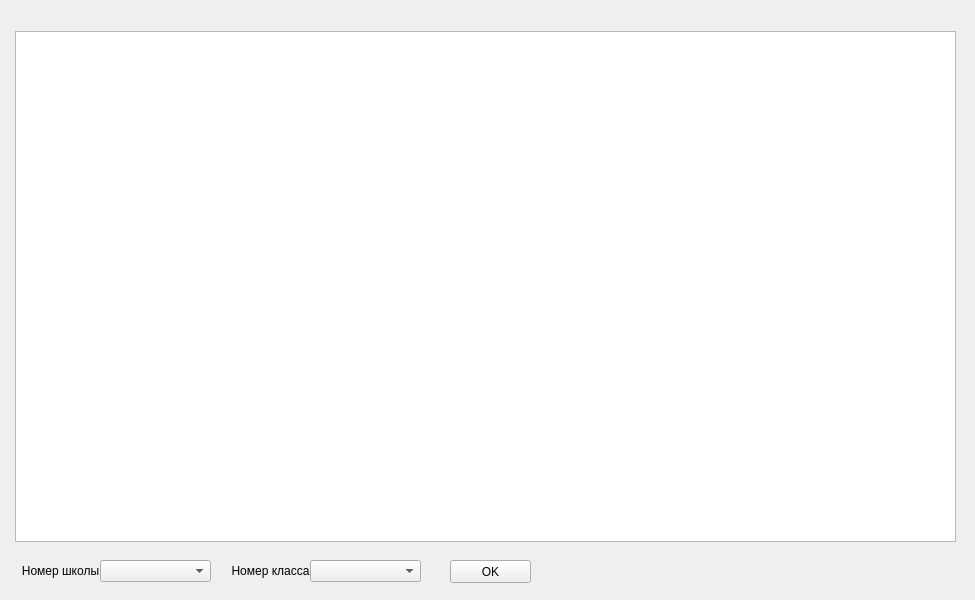
<?xml version="1.0" encoding="UTF-8"?>
<ui version="4.0">
 <class>MainWindow</class>
 <widget class="QMainWindow" name="MainWindow">
  <property name="geometry">
   <rect>
    <x>0</x>
    <y>0</y>
    <width>975</width>
    <height>600</height>
   </rect>
  </property>
  <property name="windowTitle">
   <string>MainWindow</string>
  </property>
  <widget class="QWidget" name="centralwidget">
   <widget class="QTableWidget" name="table">
    <property name="geometry">
     <rect>
      <x>15</x>
      <y>31</y>
      <width>941</width>
      <height>511</height>
     </rect>
    </property>
    <property name="sizeAdjustPolicy">
     <enum>QAbstractScrollArea::AdjustToContents</enum>
    </property>
   </widget>
   <widget class="QLabel" name="label">
    <property name="geometry">
     <rect>
      <x>20</x>
      <y>560</y>
      <width>81</width>
      <height>21</height>
     </rect>
    </property>
    <property name="text">
     <string>Номер школы</string>
    </property>
    <property name="alignment">
     <set>Qt::AlignCenter</set>
    </property>
   </widget>
   <widget class="QLabel" name="label_2">
    <property name="geometry">
     <rect>
      <x>230</x>
      <y>560</y>
      <width>81</width>
      <height>21</height>
     </rect>
    </property>
    <property name="text">
     <string>Номер класса</string>
    </property>
    <property name="alignment">
     <set>Qt::AlignCenter</set>
    </property>
   </widget>
   <widget class="QPushButton" name="btn">
    <property name="geometry">
     <rect>
      <x>450</x>
      <y>560</y>
      <width>81</width>
      <height>23</height>
     </rect>
    </property>
    <property name="text">
     <string>OK</string>
    </property>
   </widget>
   <widget class="QComboBox" name="school_box">
    <property name="geometry">
     <rect>
      <x>100</x>
      <y>560</y>
      <width>111</width>
      <height>22</height>
     </rect>
    </property>
   </widget>
   <widget class="QComboBox" name="class_box">
    <property name="geometry">
     <rect>
      <x>310</x>
      <y>560</y>
      <width>111</width>
      <height>22</height>
     </rect>
    </property>
   </widget>
  </widget>
 </widget>
 <resources/>
 <connections/>
</ui>
